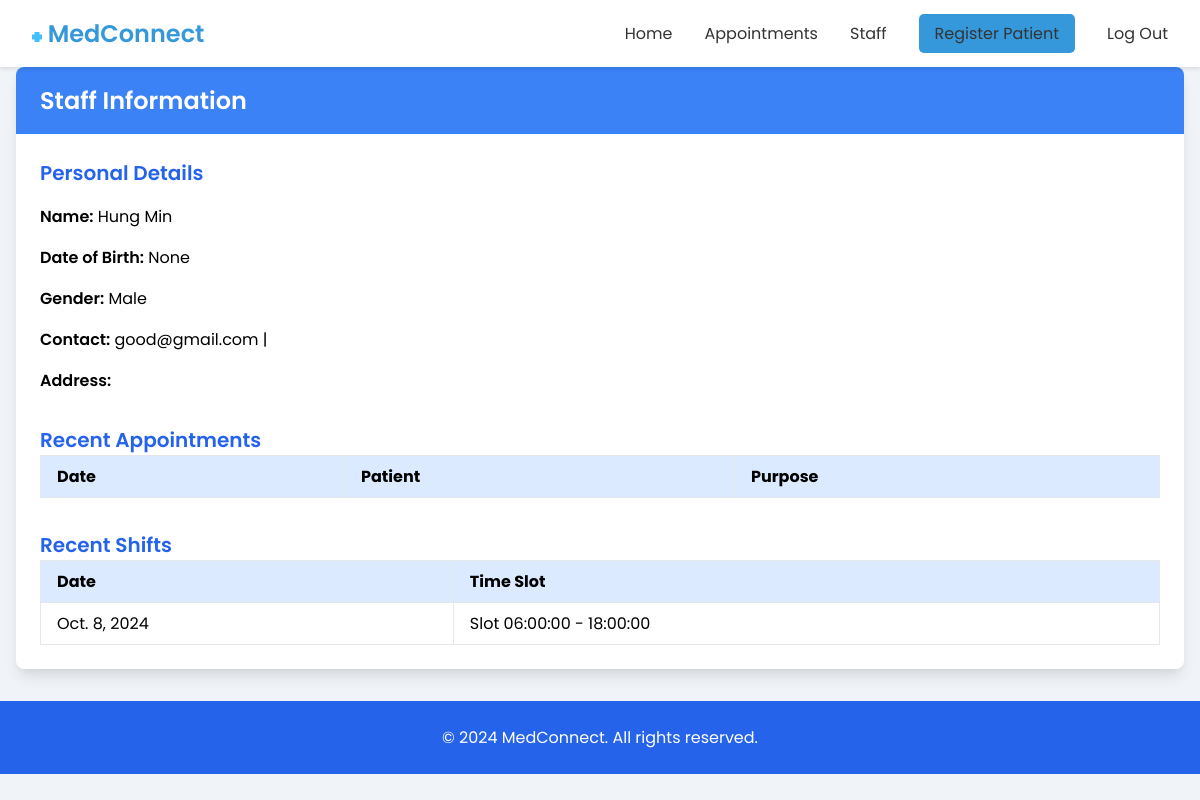
The page /staff_view/9/ (signed in) on the database its author committed.
### medconnect_core/models.py (models this page shows, shortened)
class PatientProfile(models.Model):
    user = models.OneToOneField(User, on_delete=models.CASCADE,null=True)
    date_of_birth = models.DateField(blank=True, null=True)
    gender = models.CharField(max_length=10, choices=[('Male', 'Male'), ('Female', 'Female')], blank=True, null=True)
    blood_type = models.CharField(max_length=2, choices=[('AA', 'AA'), ('AS', 'AS'), ('SS', 'SS')], blank=True, null=True)
    phone_number = models.CharField(max_length=15, blank=True, null=True)
    address = models.TextField(blank=True, null=True)
    emergency_contact_name = models.CharField(max_length=100, blank=True, null=True)
    emergency_contact_number = models.CharField(max_length=15, blank=True, null=True)
    allergies = models.CharField(max_length=255, blank=True, null=True)
    medical_history = models.TextField(blank=True, null=True)
    current_medications = models.TextField(blank=True, null=True)
    insurance_provider = models.CharField(max_length=100, blank=True, null=True)
    insurance_policy_number = models.CharField(max_length=100, blank=True, null=True)
    additional_information = models.TextField(blank=True, null=True)
    next_of_kin = models.CharField(max_length=100, blank=True, null=True)
    marital_status = models.CharField(max_length=10, choices=[('Single', 'Single'), ('Married', 'Married'), ('Divorced', 'Divorced')], blank=True, null=True)
    occupation = models.CharField(max_length=100, blank=True, null=True)
    smoking_status = models.CharField(max_length=100, blank=True, null=True)
    alcohol_consumption = models.CharField(max_length=100, blank=True, null=True)
    is_staff=models.BooleanField(null=True,default=False)
    status= models.CharField(null=True, max_length=100,choices=[
        ('Patient', "Patient")  ,
          ('Doctor', "Doctor"),
          ('Admin', "Admin"),
        ('Nurse', "Nurse")
    ],default="Nurse", blank=True)

class Shift(models.Model):
        staff = models.ManyToManyField(PatientProfile,limit_choices_to={'is_staff':True}, null=True)
        date=models.DateField(default=datetime.datetime.today)
        time_slot = models.ForeignKey(Time_Slot,on_delete=models.CASCADE,null=True)
        status = models.CharField(max_length=20, choices=[
            ('SCHEDULED', 'Scheduled'),
            ('CANCELLED', 'Cancelled'),
            ('COMPLETED', 'Completed'),
             ('ONGOING', 'Ongoing'),
        ], default='SCHEDULED')
        created_at = models.DateTimeField(auto_now_add=True)

class Time_Slot(models.Model):
     start_time = models.TimeField(default=datetime.datetime.today)
     end_time = models.TimeField(default=datetime.datetime.today)
     def __str__(self):
            return f'Slot {self.start_time} - {self.end_time} '

### medconnect_core/views.py (the view)
# urls.py: path("staff_view/<int:id>/", staff_view, name="staff_view"),
def staff_view (request,id):
    if request.user.is_authenticated:
        appointments = Appointment.objects.filter(doctor__user__id=id)
        shifts = Shift.objects.filter(staff__user__id=id)
        staff=PatientProfile.objects.get(user__id=id)
        return render(request, "core/staff_view.html", {"staff":staff,"shifts":shifts,'appointments':appointments})
    else:
        messages.success(request, "Please login first")
        return redirect("staff_login")

### medconnect_core/templates/core/staff_view.html (shortened to what this page needs)
<!DOCTYPE html>
<html lang="en">
<head>
</head>
<body>
    {% include "core/nav.html" %}
    <main class="container">
        <div class="card">
            <div class="card-header">
                <h2>Staff Information</h2>
            </div>
            <div class="card-body">
                <div class="grid">
                    <div class="space-y-4">
                        <h3>Personal Details</h3>
                        <p><span class="font-semibold">Name:</span> {{staff.user.first_name}} {{staff.user.last_name}}</p>
                        <p><span class="font-semibold">Date of Birth:</span> {{staff.date_of_birth}}</p>
                        <p><span class="font-semibold">Gender:</span> {{staff.gender}}</p>
                        <p><span class="font-semibold">Contact:</span> {{staff.user.email}} | {{staff.phone_number}}</p>
                        <p><span class="font-semibold">Address:</span> {{staff.address}}</p>
                    </div>
                </div>
                <div class="mt-8">
                    <h3>Recent Appointments</h3>
                    <div style="overflow-x: auto;">
                        <table>
                            <thead>
                                <tr>
                                    <th>Date</th>
                                    <th>Patient</th>
                                    <th>Purpose</th>
                                </tr>
                            </thead>
                        </table>
                    </div>
                </div>
                <div class="mt-8">
                    <h3>Recent Shifts</h3>
                    <div style="overflow-x: auto;">
                        <table>
                            <thead>
                                <tr>
                                    <th>Date</th>
                                    <th>Time Slot</th>
                                </tr>
                            </thead>
                            <tbody>
                                {% for shift in shifts %}
                                <tr>
                                    <td>{{shift.date}}</td>
                                    <td>{{shift.time_slot}}</td>
                                </tr>
                                {% endfor %}
                            </tbody>
                        </table>
                    </div>
                </div>
            </div>
        </div>
    </main>
    <footer>
        <div class="container">
            <p>&copy; 2024 MedConnect. All rights reserved.</p>
        </div>
    </footer>
</body>
</html>

### medconnect_core/templates/core/staff_view.html (style rules this page uses)
body { background-color: #f3f4f6; font-family: sans-serif; margin: 0; padding: 0; }
.container { max-width: 1200px; margin-left: auto; margin-right: auto; padding: 0 1rem; }
main { padding: 2rem 1rem; }
.card { background-color: white; border-radius: 0.5rem; box-shadow: 0 10px 15px -3px rgba(0, 0, 0, 0.1), 0 4px 6px -2px rgba(0, 0, 0, 0.05); overflow: hidden; }
.card-header { background-color: #3b82f6; color: white; padding: 1rem 1.5rem; }
.card-header h2 { font-size: 1.5rem; font-weight: 600; margin: 0; }
.card-body { padding: 1.5rem; }
.grid { display: grid; gap: 1.5rem; }
@media (min-width: 768px) { .grid { grid-template-columns: repeat(2, 1fr); } }
.space-y-4 > * + * { margin-top: 1rem; }
h3 { font-size: 1.25rem; font-weight: 600; color: #2563eb; }
.font-semibold { font-weight: 600; }
.mt-8 { margin-top: 2rem; }
table { width: 100%; border-collapse: collapse; }
th, td { border: 1px solid #e5e7eb; padding: 0.5rem 1rem; text-align: left; }
thead tr { background-color: #dbeafe; }
footer { background-color: #2563eb; color: white; margin-top: 2rem; padding: 1.5rem 1rem; text-align: center; }

### medconnect_core/templates/core/nav.html (style rules this page uses)
* { margin: 0; padding: 0; box-sizing: border-box; }
body { font-family: 'Poppins', sans-serif; background-color: #f0f4f8; }

### rows shown on the page
PatientProfile: user.first_name "Hung", user.last_name "Min", date_of_birth "None", gender "Male", user.email "good@gmail.com"
Shift: date "Oct. 8, 2024", time_slot "Slot 06:00:00 - 18:00:00"
